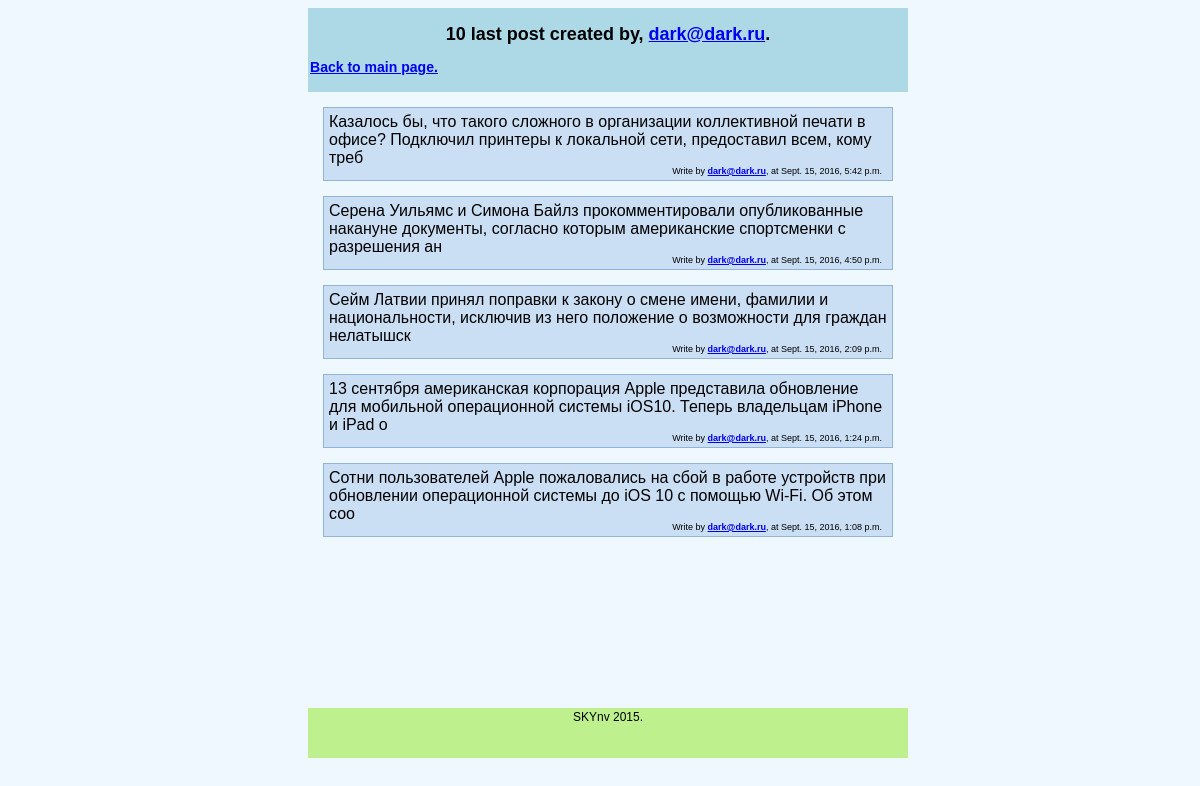
The app's page /dark@dark.ru with its own data.
### mblog/models.py (models this page shows, shortened)
class UserPost(models.Model):
    post_text = models.TextField(max_length=140)
    post_user = models.ForeignKey(User, null=True, related_name='+')
    post_date = models.DateTimeField()

### mblog/views.py (the view)
# urls.py: url(r'^(?P<user_name>[a-zA-Z0-9@.]+)', views.search),
def search(request, user_name):
    user = request.user
    try:
        post_autor = User.objects.get(username=user_name)
        user_posts = UserPost.objects.filter(post_user=post_autor)
        user_posts = user_posts.order_by('-post_date')[:10]
        return render(request, 'mblog/userposts.html', {'user_posts': user_posts, 'user': user, 'autor': post_autor})
    except User.DoesNotExist:
        return HttpResponseRedirect('/404')

### templates/mblog/userposts.html (shortened to what this page needs)
{% extends "mblog/base.html" %}
{% block header %}
    <div align="center"><h2>10 last post created by, <a href="{{ autor }}/profile">{{ autor }}</a>.</h2></div>
    <p><h3><a href="/">Back to main page.</a></h3></p>
{% endblock %}
{% block content %}
    {% for post in user_posts %}
        <div class="comment">
            {{ post.post_text }}
            <div class="info"> Write by <b><a href="/{{ post.post_user }}">{{ post.post_user }}</a></b>,
                at {{ post.post_date }} </div>
        </div>
    {% endfor %}
{% endblock %}

### records on screen
UserPost: post_text "Казалось бы, что такого сложного в организации коллективной печати в офисе? Подключил принтеры к локальной сети, предоставил всем, кому треб", post_user "dark@dark.ru", post_date "Sept. 15, 2016, 5:42 p.m."
UserPost: post_text "Серена Уильямс и Симона Байлз прокомментировали опубликованные накануне документы, согласно которым американские спортсменки с разрешения ан", post_user "dark@dark.ru", post_date "Sept. 15, 2016, 4:50 p.m."
UserPost: post_text "Сейм Латвии принял поправки к закону о смене имени, фамилии и национальности, исключив из него положение о возможности для граждан нелатышск", post_user "dark@dark.ru", post_date "Sept. 15, 2016, 2:09 p.m."
UserPost: post_text "13 сентября американская корпорация Apple представила обновление для мобильной операционной системы iOS10. Теперь владельцам iPhone и iPad о", post_user "dark@dark.ru", post_date "Sept. 15, 2016, 1:24 p.m."
UserPost: post_text "Сотни пользователей Apple пожаловались на сбой в работе устройств при обновлении операционной системы до iOS 10 с помощью Wi-Fi. Об этом соо", post_user "dark@dark.ru", post_date "Sept. 15, 2016, 1:08 p.m."

### other values on screen
{{ autor }} "dark@dark.ru"
